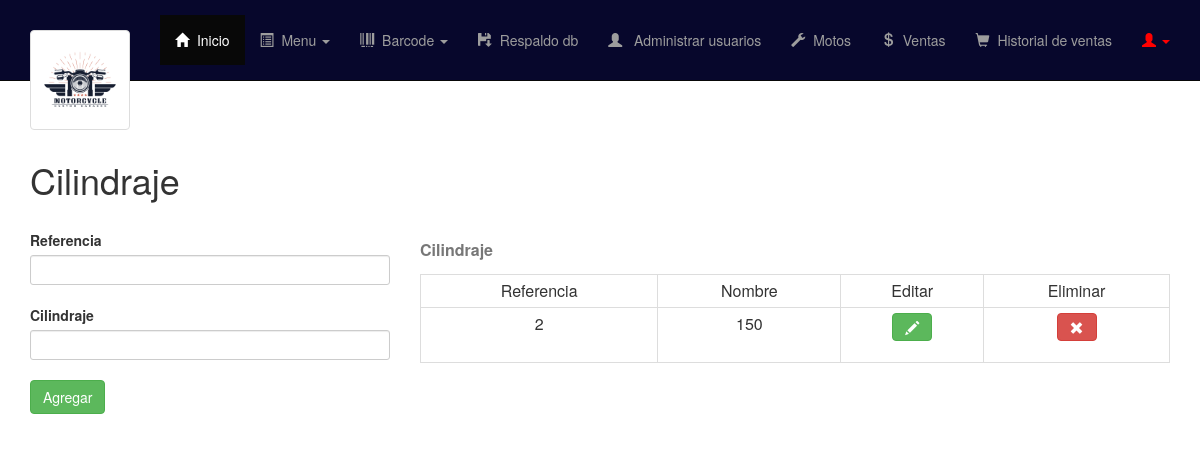
Before: /vist/admin/cilindraje.php (signed in) with the older database file.
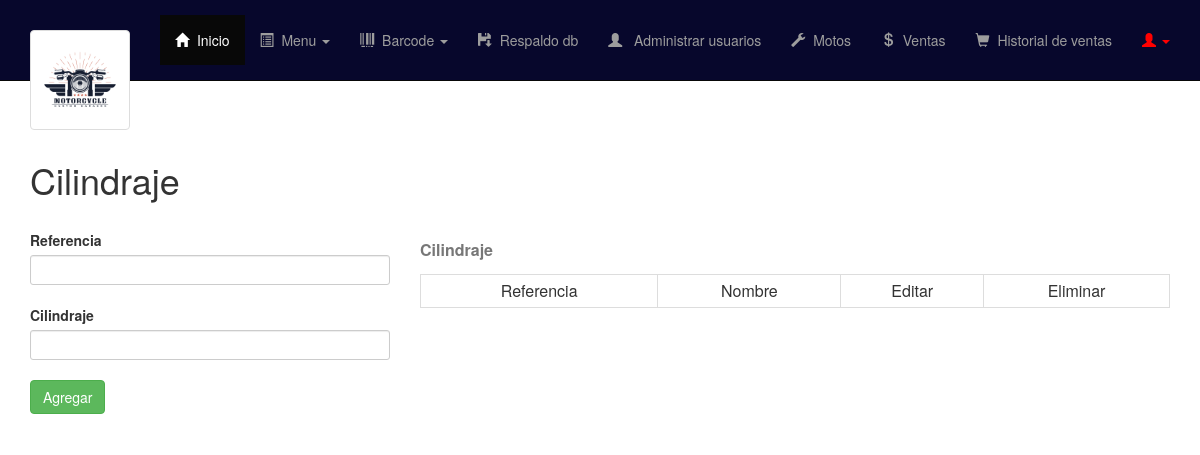
After: the same page with the newer database file.
### tables this page shows
CREATE TABLE `cilindraje` (
  `id_cilindraje` int(11) NOT NULL,
  `cilindraje` varchar(20) NOT NULL
);

### vist/admin/tabla_cilindraje.php (the view, shortened to what this page needs)
<?php
    $db = new Database();
    $conectar= $db->conectar();
    $consul=$conectar->prepare("SELECT * From cilindraje");
    $consul->execute();
?>
    <table class="table table-hover table-condensed table-bordered" style="text-align: center;">
	<caption><label>Cilindraje</label></caption>
	<tr>
        <td>Referencia</td>
		<td>Nombre</td>
		<td>Editar</td>
		<td>Eliminar</td>
	</tr>
	<?php foreach($consul as $produ) {
        ?>
	<tr>
		<td><?php echo $produ['id_cilindraje']; ?></td>
		<td><?php echo $produ['cilindraje']; ?></td>
		<td>
        <form method="get" action="actucilin.php">
            <button  data-toggle="modal" data-target="#abremodalUpdateArticulo" class="btn btn-success btn-s">
                <span class="glyphicon glyphicon-pencil"></span>
            </button>
            </form>
		</td>
		<td>
        <form method="post" action="eliminarcilin.php" >
			<button type="submit" class="btn btn-danger btn-s" onclick="return ConfirmDelete()" >
				<span class="glyphicon glyphicon-remove"></span>
            </button>
			</form>
		</td>
	</tr>
<?php } ?>
</table>

Changed rows visible on the page:
removed cilindraje: id_cilindraje "2", cilindraje "150"
